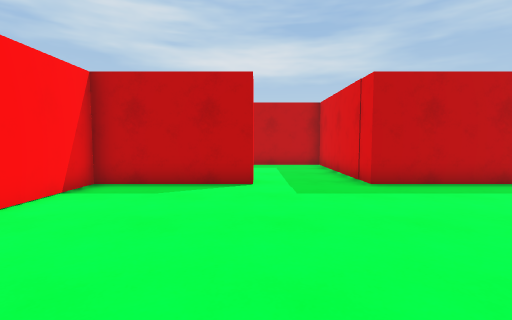
[1] (above)

15 first-person views from a walk through a Unity game level. The camera is 1.2 m above the floor, tilts 4° down and sees 85° across. The floor is counted in squares, 1 m on a side. Each view is taken from the middle of a square. On the plan, view 1 faces up. The plan holds only what a view shows up to about 13 squares ahead; the rest is blank. The place goes on beyond the plan. The player character is not drawn.

[2]
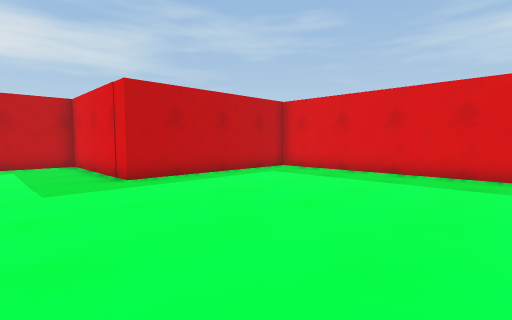

[3]
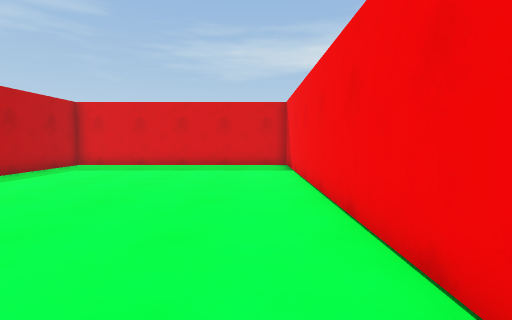

[4]
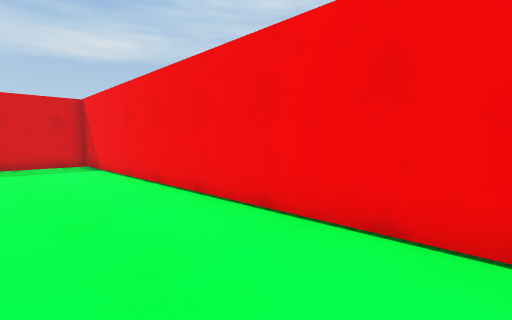

[5]
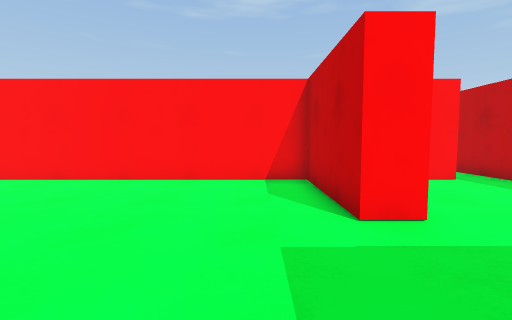

[6]
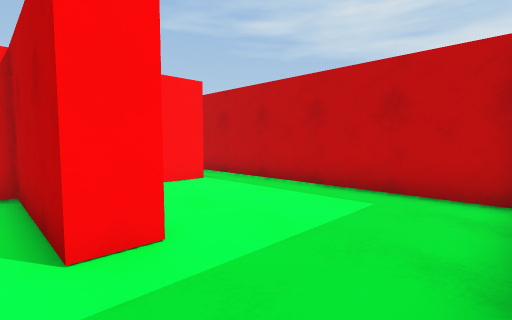

[7]
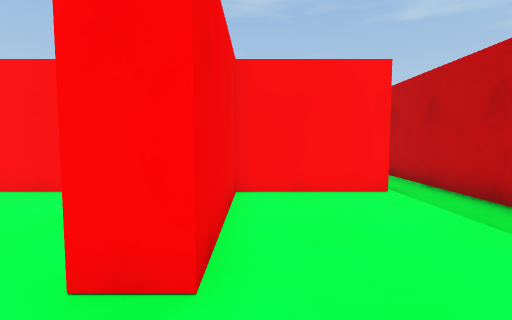

[8]
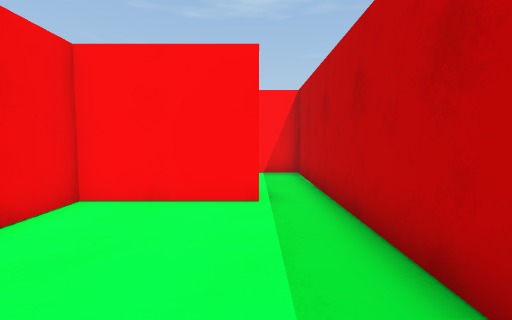

[9]
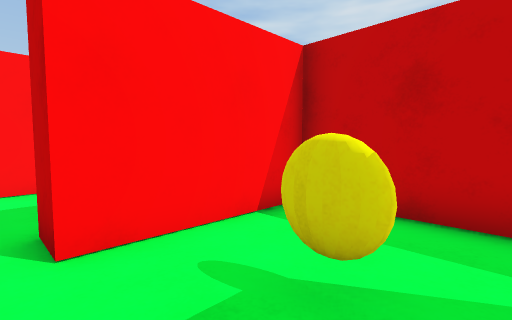

[10]
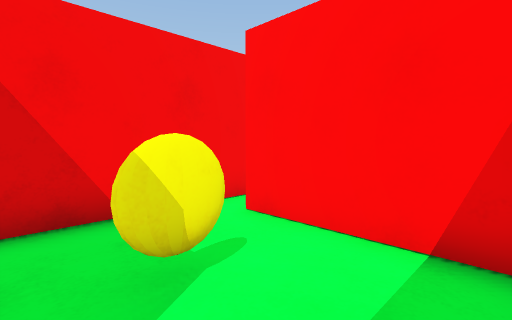

[11]
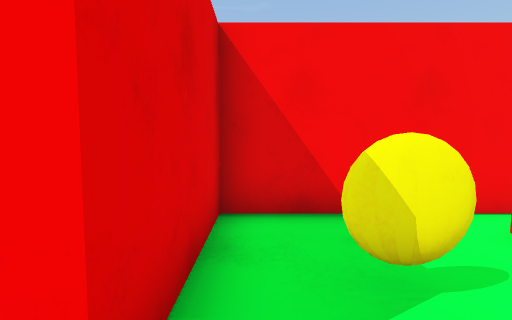

[12]
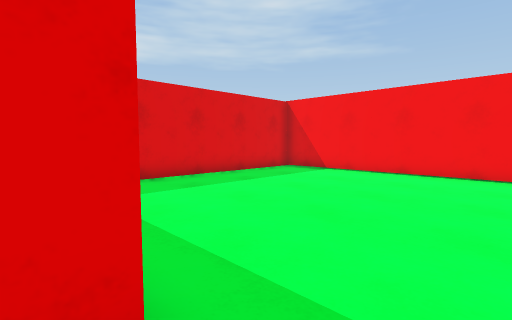

[13]
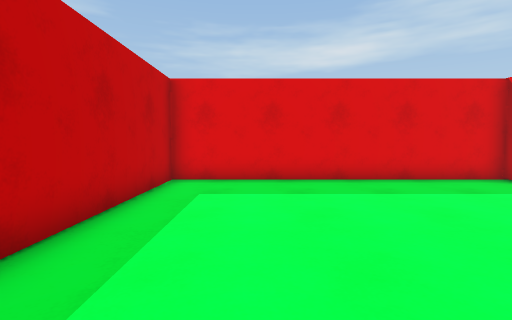

[14]
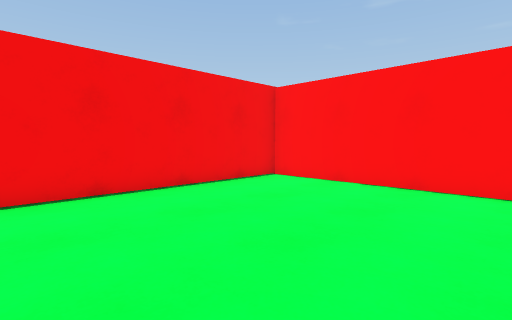

[15]
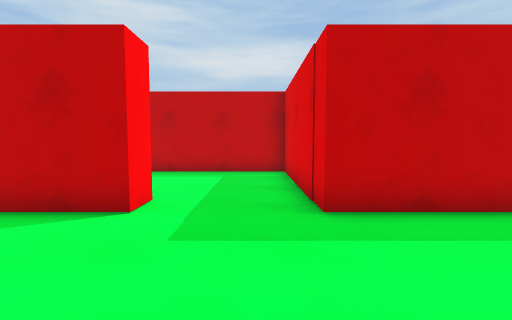

### Floor plan
Points are (right, up) in squares from view 1. A wall is a line through its corners. A room is listed if a view was taken in it or the views show most of it. See-through windows are left out.
Room 1 (views 1, 2, 3, 4, 5, 6, 7, 8, 12, 13, 14, 15)
walls: (-4.4, 12.1) (-4.4, 8.5) (-0.1, 8.5) (-0.1, 7.5) (-4.4, 7.5) (-4.4, -2.5) (10.4, -2.5) (10.4, 7.5) (3.1, 7.5) (3.1, 13.5) (-4.6, 13.5)
ways out: opening at (-5, 13) to room 2
Room 2 (views 9, 10, 11)
walls: (-8.6, 8.5) (-5.4, 8.5) (-5.4, 12.1) (-5, 12.1); (-4.6, 13.5) (-9.3, 13.5) (-9.3, 9.5)
ways out: opening at (-5, 13) to room 1; opening at (-9.5, 9)

Where each view was taken, in squares from view 1:
view 1: 0 up, 0 right, facing up
view 2: 1 down, 0 right, facing up-right
view 3: 1 down, 3 left, facing right
view 4: 1 up, 4 left, facing down-right
view 5: 6 up, 4 right, facing left
view 6: 7 up, 3 right, facing up-left
view 7: 9 up, 2 right, facing left
view 8: 12 up, 1 right, facing left
view 9: 9 up, 6 left, facing up-left
view 10: 13 up, 6 left, facing down-left
view 11: 13 up, 6 left, facing down
view 12: 8 up, 2 right, facing down-right
view 13: 5 up, 2 right, facing right
view 14: 4 up, 3 right, facing down-left
view 15: 3 up, 2 right, facing up
